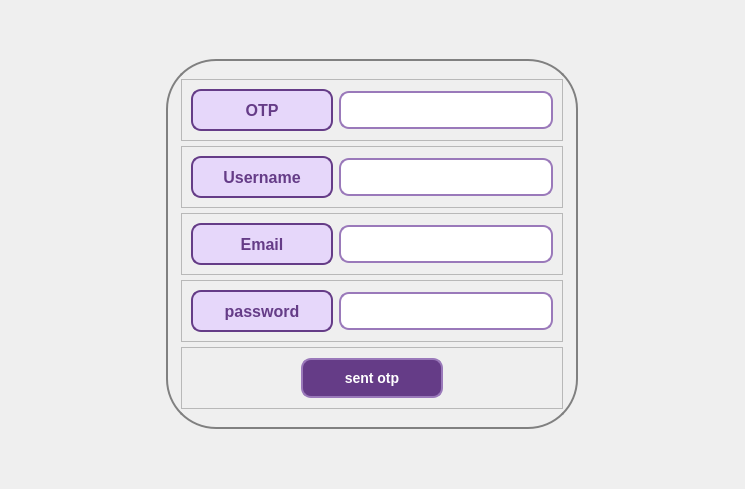
<?xml version="1.0" encoding="UTF-8"?>
<ui version="4.0">
 <class>adminFrame</class>
 <widget class="QFrame" name="adminFrame">
  <property name="geometry">
   <rect>
    <x>0</x>
    <y>0</y>
    <width>745</width>
    <height>489</height>
   </rect>
  </property>
  <property name="windowTitle">
   <string>Frame</string>
  </property>
  <layout class="QHBoxLayout" name="horizontalLayout">
   <property name="leftMargin">
    <number>0</number>
   </property>
   <property name="topMargin">
    <number>0</number>
   </property>
   <property name="rightMargin">
    <number>0</number>
   </property>
   <property name="bottomMargin">
    <number>0</number>
   </property>
   <item>
    <widget class="QWidget" name="widget_4" native="true">
     <property name="sizePolicy">
      <sizepolicy hsizetype="Fixed" vsizetype="Preferred">
       <horstretch>0</horstretch>
       <verstretch>0</verstretch>
      </sizepolicy>
     </property>
     <property name="maximumSize">
      <size>
       <width>412</width>
       <height>370</height>
      </size>
     </property>
     <property name="styleSheet">
      <string notr="true">#widget_4{
border:2px solid gray;
border-radius:50px;
}
QLabel{
background:#9A79BA;
}

QLabel {

    background-color: #E6D7FA;
    color: #653C87;
    font-family: 'Segoe UI', sans-serif;
    font-size: 16px;
    font-weight: 600;
    padding: 8px;
    border: 2px solid #653C87;
    border-radius: 10px;
    transition: background-color 0.3s ease, border-color 0.3s ease;
}

QLabel:hover {
    background-color: #D4C2EF;  /* Slightly darker background on hover */
    border-color: #553075;  /* Darker border on hover */
}

QLineEdit {
    border: 2px solid #9A79BA;
    border-radius: 10px;
    padding: 8px;
    font-family: 'Segoe UI', sans-serif;
    font-size: 14px;
    color: #653C87;
    background-color: #FFFFFF;
    transition: background-color 0.3s ease, border-color 0.3s ease;
}

QLineEdit:hover {
    background-color: #F5F0FA;  /* Slightly lighter background on hover */
}

QLineEdit:focus {
    border: 2px solid #653C87;  /* Darker border on focus */
    background-color: #F5F5F5;  /* Slightly lighter background on focus */
}
</string>
     </property>
     <layout class="QVBoxLayout" name="verticalLayout">
      <property name="spacing">
       <number>0</number>
      </property>
      <property name="leftMargin">
       <number>15</number>
      </property>
      <property name="topMargin">
       <number>15</number>
      </property>
      <property name="rightMargin">
       <number>15</number>
      </property>
      <property name="bottomMargin">
       <number>13</number>
      </property>
      <item>
       <widget class="QFrame" name="frame_12">
        <property name="maximumSize">
         <size>
          <width>392</width>
          <height>62</height>
         </size>
        </property>
        <property name="frameShape">
         <enum>QFrame::StyledPanel</enum>
        </property>
        <property name="frameShadow">
         <enum>QFrame::Raised</enum>
        </property>
        <layout class="QHBoxLayout" name="horizontalLayout_12">
         <item>
          <widget class="QLabel" name="label_17">
           <property name="minimumSize">
            <size>
             <width>142</width>
             <height>0</height>
            </size>
           </property>
           <property name="maximumSize">
            <size>
             <width>16777215</width>
             <height>16777215</height>
            </size>
           </property>
           <property name="text">
            <string>OTP</string>
           </property>
           <property name="alignment">
            <set>Qt::AlignCenter</set>
           </property>
          </widget>
         </item>
         <item>
          <widget class="QLineEdit" name="lineEdit_14"/>
         </item>
        </layout>
       </widget>
      </item>
      <item>
       <widget class="QFrame" name="frame_9">
        <property name="maximumSize">
         <size>
          <width>392</width>
          <height>62</height>
         </size>
        </property>
        <property name="frameShape">
         <enum>QFrame::StyledPanel</enum>
        </property>
        <property name="frameShadow">
         <enum>QFrame::Raised</enum>
        </property>
        <layout class="QHBoxLayout" name="horizontalLayout_9">
         <item>
          <widget class="QLabel" name="label_14">
           <property name="minimumSize">
            <size>
             <width>142</width>
             <height>0</height>
            </size>
           </property>
           <property name="maximumSize">
            <size>
             <width>16777215</width>
             <height>16777215</height>
            </size>
           </property>
           <property name="text">
            <string>Username</string>
           </property>
           <property name="alignment">
            <set>Qt::AlignCenter</set>
           </property>
          </widget>
         </item>
         <item>
          <widget class="QLineEdit" name="lineEdit_11"/>
         </item>
        </layout>
       </widget>
      </item>
      <item>
       <widget class="QFrame" name="frame_10">
        <property name="maximumSize">
         <size>
          <width>392</width>
          <height>62</height>
         </size>
        </property>
        <property name="frameShape">
         <enum>QFrame::StyledPanel</enum>
        </property>
        <property name="frameShadow">
         <enum>QFrame::Raised</enum>
        </property>
        <layout class="QHBoxLayout" name="horizontalLayout_10">
         <item>
          <widget class="QLabel" name="label_15">
           <property name="minimumSize">
            <size>
             <width>142</width>
             <height>0</height>
            </size>
           </property>
           <property name="maximumSize">
            <size>
             <width>16777215</width>
             <height>16777215</height>
            </size>
           </property>
           <property name="text">
            <string>Email</string>
           </property>
           <property name="alignment">
            <set>Qt::AlignCenter</set>
           </property>
          </widget>
         </item>
         <item>
          <widget class="QLineEdit" name="lineEdit_12"/>
         </item>
        </layout>
       </widget>
      </item>
      <item>
       <widget class="QFrame" name="frame_11">
        <property name="maximumSize">
         <size>
          <width>392</width>
          <height>62</height>
         </size>
        </property>
        <property name="frameShape">
         <enum>QFrame::StyledPanel</enum>
        </property>
        <property name="frameShadow">
         <enum>QFrame::Raised</enum>
        </property>
        <layout class="QHBoxLayout" name="horizontalLayout_11">
         <item>
          <widget class="QLabel" name="label_16">
           <property name="minimumSize">
            <size>
             <width>142</width>
             <height>0</height>
            </size>
           </property>
           <property name="maximumSize">
            <size>
             <width>16777215</width>
             <height>16777215</height>
            </size>
           </property>
           <property name="text">
            <string>password</string>
           </property>
           <property name="alignment">
            <set>Qt::AlignCenter</set>
           </property>
          </widget>
         </item>
         <item>
          <widget class="QLineEdit" name="lineEdit_13"/>
         </item>
        </layout>
       </widget>
      </item>
      <item>
       <widget class="QFrame" name="frame_13">
        <property name="maximumSize">
         <size>
          <width>16777215</width>
          <height>62</height>
         </size>
        </property>
        <property name="frameShape">
         <enum>QFrame::StyledPanel</enum>
        </property>
        <property name="frameShadow">
         <enum>QFrame::Raised</enum>
        </property>
        <layout class="QHBoxLayout" name="horizontalLayout_14">
         <item>
          <widget class="QPushButton" name="pushButton_2">
           <property name="maximumSize">
            <size>
             <width>142</width>
             <height>16777215</height>
            </size>
           </property>
           <property name="styleSheet">
            <string notr="true">QPushButton {
    background-color: #653C87; /* Dark purple background */
    color: #FFFFFF; /* White text */
    font-family: 'Segoe UI', sans-serif; /* Font family */
    font-size: 14px; /* Font size */
    font-weight: bold; /* Bold text */
    padding: 10px 20px; /* Padding */
    border: 2px solid #9A79BA; /* Light purple border */
    border-radius: 10px; /* Rounded corners */
    transition: background-color 0.3s ease, border-color 0.3s ease; /* Smooth transition */
}

QPushButton:hover {
    background-color: #9A79BA; /* Light purple background on hover */
    border-color: #653C87; /* Dark purple border on hover */
}

QPushButton:pressed {
    background-color: #E6D7FA; /* Lightest purple background on press */
    border-color: #553075; /* Darker purple border on press */
}
</string>
           </property>
           <property name="text">
            <string>sent otp</string>
           </property>
          </widget>
         </item>
        </layout>
       </widget>
      </item>
     </layout>
    </widget>
   </item>
  </layout>
 </widget>
 <resources/>
 <connections/>
</ui>
